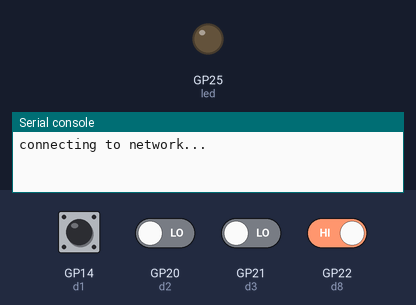
Simulated run of this program. Board: Raspberry Pi Pico running MicroPython. Parts: output pins drawn as LEDs (lit = HIGH), the last lines printed to the serial console. Dashed ring = blinking. The test bench sets the inputs (shaded band); at power-on: GP14 (d1), GP22 (d8) HIGH, GP20 (d2), GP21 (d3) LOW. WiFi joins after 1.5 s; requests to the public web service named in the program get a made-up reply in its usual format after 0.4 s (London, UTC, broken clouds, 64 % humidity, 1013 hPa unless stated).

Above: at 0.1 s.
At 17.7 s:
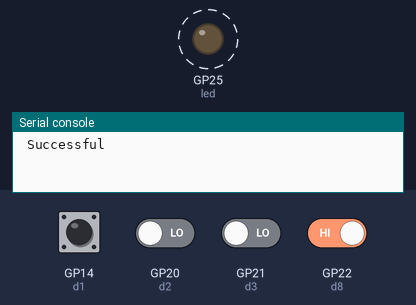
17.8 s: GP20 (d2) driven LOW
31.9 s: GP20 (d2) driven HIGH and GP22 (d8) driven LOW
48.3 s: GP21 (d3) driven HIGH
64.7 s: GP22 (d8) driven HIGH
Timing chart, 0 to 81.1 s (numbered marks = the images above; inputs shaded):
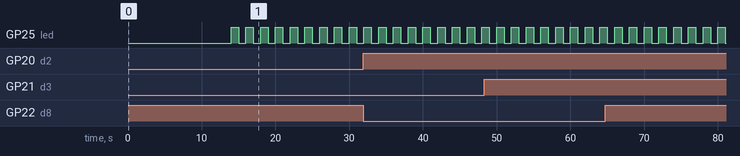

The program:

lynnwood-security-github.py
```python
#security-lynnwood-oct 27-2025  no write unless switched on
#        Channel ID: 2392138        Author: ShoreNice
# Thanks always to Hippy for rock solid wifi code
import machine
import urequests
from machine import Pin,Timer
import network, time
import utime
import math

d1 = Pin(14, Pin.IN, Pin.PULL_UP) # switch
#reads the state of a button connected to GPIO pin 14.
#With the pull-up resistor enabled, the pin will read 1
#(high) when the button is not pressed. If the button is
#connected to ground (GND) and pressed, the pin will read 0 (low).

d2 = Pin(20, Pin.IN) # front_stair_pir_46
d3 = Pin(21, Pin.IN) # laundry_pir_55
d5 = Pin(28, Pin.IN, Pin.PULL_UP) # laundry_2_doors_48 &_53
d7 = Pin(27, Pin.IN) # kitchen_pir_58
d8 = Pin(22, Pin.IN, Pin.PULL_UP) # small_garage_door_50
saved_D1 = 0
saved_D2 = 0
saved_D3 = 0
saved_D5 = 0
saved_D7 = 0
saved_D8 = 0
#######
led = Pin("LED", Pin.OUT)  #pico w led flasher
tim = Timer()
HTTP_HEADERS = {'Content-Type': 'application/json'}
THINGSPEAK_WRITE_API_KEY = 'H845secret897J4'

ssid = 'PEsecretG2'
password = 'WPKsecret3?'

# Configure Pico W as Station
sta_if=network.WLAN(network.STA_IF)
sta_if.active(True)

for _ in range(10):
        print('connecting to network...')
        sta_if.connect(ssid, password)
        time.sleep(1)
        if sta_if.isconnected():
            print('Connected.')
            break
        time.sleep(11)

print('network config:', sta_if.ifconfig())
def tick(timer):
    global led
    led.toggle()

tim.init(freq=1, mode=Timer.PERIODIC, callback=tick)

while True:

   time.sleep(1)
    ################################

   D1 = d1.value()
   D2 = d2.value()
   D3 = d3.value()
   D5 = d5.value()
   D7 = d7.value()
   D8 = d8.value()

  # typical: If this D1 value does not match our saved_D1, then
  # a transition has occurred and we should save the D1
  # This works both for open-to-close transitions and close-to-open transitions

   if ( D1 != saved_D1):
        saved_D1 = D1
        print("switch_status:       ", D1)
        readings = {'field1':D1,'field2':D2,'field3':D3,'field5':D5,'field7':D7,'field8':D8}
        for retries in range(60):     # 60 second reboot timeout
            if sta_if.isconnected():
                print("Connected, sending")
                try:
                    request = urequests.post( 'http://api.thingspeak.com/update?api_key=' + THINGSPEAK_WRITE_API_KEY, json = readings, headers = HTTP_HEADERS )
                    request.close()
                    time.sleep(1)
                    print("Write Data to ThingSpeak ",readings)
                    print(" Successful  ")
                    time.sleep(15)
                    break
                except:
                    print("Send failed")

            else:
                    print(" waiting for wifi to come back.....")

        else:
            print("Rebooting")
            machine.reset()


   D2 = d2.value()
  # typical: If this D2 value does not match our saved_D2, then
  # a transition has occurred and we should save the D2
  # This works both for open-to-close transitions and close-to-open transitions

   if ( D2 != saved_D2)&(D1==1):
        saved_D2 = D2
        print("front_stair_pir_status:       ", D2)
        readings = {'field1':D1,'field2':D2,'field3':D3,'field5':D5,'field7':D7,'field8':D8}
        for retries in range(60):     # 60 second reboot timeout
            if sta_if.isconnected():
                print("Connected, sending")
                try:
                    request = urequests.post( 'http://api.thingspeak.com/update?api_key=' + THINGSPEAK_WRITE_API_KEY, json = readings, headers = HTTP_HEADERS )
                    request.close()
                    time.sleep(1)
                    print("Write Data to ThingSpeak ",readings)
                    print(" Successful  ")
                    time.sleep(15)
                    break
                except:
                    print("Send failed")

            else:
                    print(" waiting for wifi to come back.....")

        else:
            print("Rebooting")

            machine.reset()

   D3 = d3.value()

   if ( saved_D3 != D3)&(D1==1):
        saved_D3 = D3
        print("laundry_pir_status:             ", D3)
        readings = {'field1':D1,'field2':D2,'field3':D3,'field5':D5,'field7':D7,'field8':D8}
        for retries in range(60):     # 60 second reboot timeout
            if sta_if.isconnected():
                print("Connected, sending")
                try:
                    request = urequests.post( 'http://api.thingspeak.com/update?api_key=' + THINGSPEAK_WRITE_API_KEY, json = readings, headers = HTTP_HEADERS )
                    request.close()
                    print("Write Data to ThingSpeak ",readings)
                    print(" Successful  ")
                    time.sleep(15)
                    break
                except:
                    print("Send failed")

            else:
                    print(" waiting for wifi to come back.....")

        else:
            print("Rebooting")
            machine.reset()

   D5 = d5.value()

   if ( saved_D5 != D5)&(D1==1):
        saved_D5 = D5
        print("laundry_2_doors_status:        ", D5)
        readings = {'field1':D1,'field2':D2,'field3':D3,'field5':D5,'field7':D7,'field8':D8}
        for retries in range(60):     # 60 second reboot timeout
            if sta_if.isconnected():
                print("Connected, sending")
                try:
                    request = urequests.post( 'http://api.thingspeak.com/update?api_key=' + THINGSPEAK_WRITE_API_KEY, json = readings, headers = HTTP_HEADERS )
                    request.close()
                    print("Write Data to ThingSpeak ",readings)
                    print(" Successful  ")
                    time.sleep(15)
                    break
                except:
                    print("Send failed")

            else:
                    print(" waiting for wifi to come back.....")

        else:
            print("Rebooting")
            machine.reset()


   D7 = d7.value()

   if ( saved_D7 != D7)&(D1==1):
        saved_D7 = D7
        print("kitchen_pir_status:          ", D7)
        readings = {'field1':D1,'field2':D2,'field3':D3,'field5':D5,'field7':D7,'field8':D8}
        for retries in range(60):     # 60 second reboot timeout
            if sta_if.isconnected():
                print("Connected, sending")
                try:
                    request = urequests.post( 'http://api.thingspeak.com/update?api_key=' + THINGSPEAK_WRITE_API_KEY, json = readings, headers = HTTP_HEADERS )
                    request.close()
                    print("Write Data to ThingSpeak ",readings)
                    print(" Successful  ")
                    time.sleep(15)
                    break
                except:
                    print("Send failed")

            else:
                    print(" waiting for wifi to come back.....")

        else:
            print("Rebooting")
            machine.reset()

   D8 = d8.value()

   if ( saved_D8 != D8)&(D1==1):
        saved_D8 = D8
        print("small_garage_door_status:       ", D8)
        readings = {'field1':D1,'field2':D2,'field3':D3,'field5':D5,'field7':D7,'field8':D8}
        for retries in range(60):     # 60 second reboot timeout
            if sta_if.isconnected():
                print("Connected, sending")
                try:
                    request = urequests.post( 'http://api.thingspeak.com/update?api_key=' + THINGSPEAK_WRITE_API_KEY, json = readings, headers = HTTP_HEADERS )
                    request.close()
                    print("Write Data to ThingSpeak ",readings)
                    print(" Successful  ")
                    time.sleep(15)
                    break
                except:
                    print("Send failed")

            else:
                    print(" waiting for wifi to come back.....")

        else:
            print("Rebooting")
            machine.reset()


print("Sent, waiting awhile")
time.sleep(1)
```

Measured:
- by itself, GP25 (led): alternates HIGH for 1.0 s and LOW for 1.0 s
